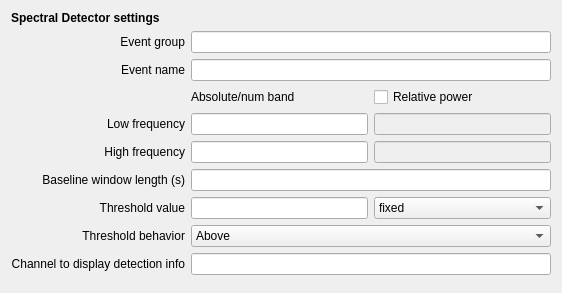
<?xml version="1.0" encoding="UTF-8"?>
<ui version="4.0">
 <class>SpectralDetectorSettingsView</class>
 <widget class="QWidget" name="SpectralDetectorSettingsView">
  <property name="geometry">
   <rect>
    <x>0</x>
    <y>0</y>
    <width>562</width>
    <height>293</height>
   </rect>
  </property>
  <property name="windowTitle">
   <string>Form</string>
  </property>
  <property name="toolTip">
   <string/>
  </property>
  <layout class="QGridLayout" name="gridLayout_2">
   <item row="0" column="0">
    <layout class="QVBoxLayout" name="verticalLayout">
     <item>
      <widget class="QLabel" name="label_5">
       <property name="font">
        <font>
         <weight>75</weight>
         <bold>true</bold>
        </font>
       </property>
       <property name="layoutDirection">
        <enum>Qt::LeftToRight</enum>
       </property>
       <property name="text">
        <string>Spectral Detector settings</string>
       </property>
       <property name="alignment">
        <set>Qt::AlignLeading|Qt::AlignLeft|Qt::AlignVCenter</set>
       </property>
      </widget>
     </item>
     <item>
      <layout class="QGridLayout" name="gridLayout">
       <item row="1" column="1" colspan="2">
        <widget class="QLineEdit" name="event_name_lineedit"/>
       </item>
       <item row="6" column="1" colspan="2">
        <widget class="QLineEdit" name="baseline_win_len_lineedit">
         <property name="toolTip">
          <string>Optional</string>
         </property>
         <property name="text">
          <string/>
         </property>
        </widget>
       </item>
       <item row="3" column="0">
        <widget class="QLabel" name="label_2">
         <property name="layoutDirection">
          <enum>Qt::LeftToRight</enum>
         </property>
         <property name="text">
          <string>Low frequency</string>
         </property>
         <property name="alignment">
          <set>Qt::AlignRight|Qt::AlignTrailing|Qt::AlignVCenter</set>
         </property>
        </widget>
       </item>
       <item row="7" column="1">
        <widget class="QLineEdit" name="tresholdval_lineedit">
         <property name="text">
          <string/>
         </property>
        </widget>
       </item>
       <item row="2" column="2">
        <widget class="QCheckBox" name="rel_checkBox">
         <property name="text">
          <string>Relative power</string>
         </property>
        </widget>
       </item>
       <item row="9" column="0">
        <widget class="QLabel" name="label_9">
         <property name="toolTip">
          <string>Select behavior: artefact when above/below the threshold.</string>
         </property>
         <property name="layoutDirection">
          <enum>Qt::LeftToRight</enum>
         </property>
         <property name="text">
          <string>Channel to display detection info</string>
         </property>
         <property name="alignment">
          <set>Qt::AlignRight|Qt::AlignTrailing|Qt::AlignVCenter</set>
         </property>
        </widget>
       </item>
       <item row="1" column="0">
        <widget class="QLabel" name="label">
         <property name="layoutDirection">
          <enum>Qt::LeftToRight</enum>
         </property>
         <property name="text">
          <string>Event name</string>
         </property>
         <property name="alignment">
          <set>Qt::AlignRight|Qt::AlignTrailing|Qt::AlignVCenter</set>
         </property>
        </widget>
       </item>
       <item row="7" column="2">
        <widget class="QComboBox" name="threshUnit_comboBox">
         <property name="toolTip">
          <string>Select threshold unit : fixed (as µV²), x times the baseline median or x times the baseline standard deviation.</string>
         </property>
         <item>
          <property name="text">
           <string>fixed</string>
          </property>
         </item>
         <item>
          <property name="text">
           <string>x BSL median</string>
          </property>
         </item>
         <item>
          <property name="text">
           <string>x BSL STD</string>
          </property>
         </item>
         <item>
          <property name="text">
           <string>x BSL STD (log10)</string>
          </property>
         </item>
         <item>
          <property name="text">
           <string>x epochs STD</string>
          </property>
         </item>
         <item>
          <property name="text">
           <string>x epochs STD (log10)</string>
          </property>
         </item>
        </widget>
       </item>
       <item row="4" column="0">
        <widget class="QLabel" name="label_3">
         <property name="layoutDirection">
          <enum>Qt::LeftToRight</enum>
         </property>
         <property name="text">
          <string>High frequency</string>
         </property>
         <property name="alignment">
          <set>Qt::AlignRight|Qt::AlignTrailing|Qt::AlignVCenter</set>
         </property>
        </widget>
       </item>
       <item row="8" column="1" colspan="2">
        <widget class="QComboBox" name="threshBeha_comboBox">
         <property name="toolTip">
          <string>Select behavior: artefact when above/below the threshold.</string>
         </property>
         <item>
          <property name="text">
           <string>Above</string>
          </property>
         </item>
         <item>
          <property name="text">
           <string>Below</string>
          </property>
         </item>
        </widget>
       </item>
       <item row="6" column="0">
        <widget class="QLabel" name="label_6">
         <property name="layoutDirection">
          <enum>Qt::LeftToRight</enum>
         </property>
         <property name="text">
          <string>Baseline window length (s)</string>
         </property>
         <property name="alignment">
          <set>Qt::AlignRight|Qt::AlignTrailing|Qt::AlignVCenter</set>
         </property>
        </widget>
       </item>
       <item row="4" column="2">
        <widget class="QLineEdit" name="bsl_high_freq_lineedit">
         <property name="enabled">
          <bool>false</bool>
         </property>
         <property name="toolTip">
          <string>Enter the high frequency (Hz) of the background band.</string>
         </property>
        </widget>
       </item>
       <item row="3" column="2">
        <widget class="QLineEdit" name="bsl_low_freq_lineedit">
         <property name="enabled">
          <bool>false</bool>
         </property>
         <property name="toolTip">
          <string>Enter the low frequency (Hz) of the background band.</string>
         </property>
        </widget>
       </item>
       <item row="2" column="1">
        <widget class="QLabel" name="label_10">
         <property name="text">
          <string>Absolute/num band</string>
         </property>
        </widget>
       </item>
       <item row="4" column="1">
        <widget class="QLineEdit" name="high_frequency_lineedit">
         <property name="toolTip">
          <string>Enter the high frequency (Hz) of the band of interest.</string>
         </property>
         <property name="text">
          <string/>
         </property>
        </widget>
       </item>
       <item row="7" column="0">
        <widget class="QLabel" name="label_7">
         <property name="layoutDirection">
          <enum>Qt::LeftToRight</enum>
         </property>
         <property name="text">
          <string>Threshold value</string>
         </property>
         <property name="alignment">
          <set>Qt::AlignRight|Qt::AlignTrailing|Qt::AlignVCenter</set>
         </property>
        </widget>
       </item>
       <item row="3" column="1">
        <widget class="QLineEdit" name="low_frequency_lineedit">
         <property name="toolTip">
          <string>Enter the low frequency (Hz) of the band of interest.</string>
         </property>
         <property name="text">
          <string/>
         </property>
        </widget>
       </item>
       <item row="9" column="1" colspan="2">
        <widget class="QLineEdit" name="chan_det_info_lineedit">
         <property name="toolTip">
          <string>Channel label to see detection info (debug purpose only)</string>
         </property>
         <property name="text">
          <string/>
         </property>
        </widget>
       </item>
       <item row="8" column="0">
        <widget class="QLabel" name="label_8">
         <property name="toolTip">
          <string>Select behavior: artefact when above/below the threshold.</string>
         </property>
         <property name="layoutDirection">
          <enum>Qt::LeftToRight</enum>
         </property>
         <property name="text">
          <string>Threshold behavior</string>
         </property>
         <property name="alignment">
          <set>Qt::AlignRight|Qt::AlignTrailing|Qt::AlignVCenter</set>
         </property>
        </widget>
       </item>
       <item row="0" column="0">
        <widget class="QLabel" name="label_4">
         <property name="text">
          <string>Event group</string>
         </property>
         <property name="alignment">
          <set>Qt::AlignRight|Qt::AlignTrailing|Qt::AlignVCenter</set>
         </property>
        </widget>
       </item>
       <item row="0" column="1" colspan="2">
        <widget class="QLineEdit" name="group_lineedit"/>
       </item>
      </layout>
     </item>
     <item>
      <spacer name="verticalSpacer">
       <property name="orientation">
        <enum>Qt::Vertical</enum>
       </property>
       <property name="sizeHint" stdset="0">
        <size>
         <width>20</width>
         <height>40</height>
        </size>
       </property>
      </spacer>
     </item>
    </layout>
   </item>
  </layout>
 </widget>
 <resources/>
 <connections>
  <connection>
   <sender>rel_checkBox</sender>
   <signal>stateChanged(int)</signal>
   <receiver>SpectralDetectorSettingsView</receiver>
   <slot>on_input_format_changed()</slot>
   <hints>
    <hint type="sourcelabel">
     <x>361</x>
     <y>65</y>
    </hint>
    <hint type="destinationlabel">
     <x>215</x>
     <y>132</y>
    </hint>
   </hints>
  </connection>
 </connections>
 <slots>
  <slot>on_choose()</slot>
  <slot>on_input_format_changed()</slot>
 </slots>
</ui>
